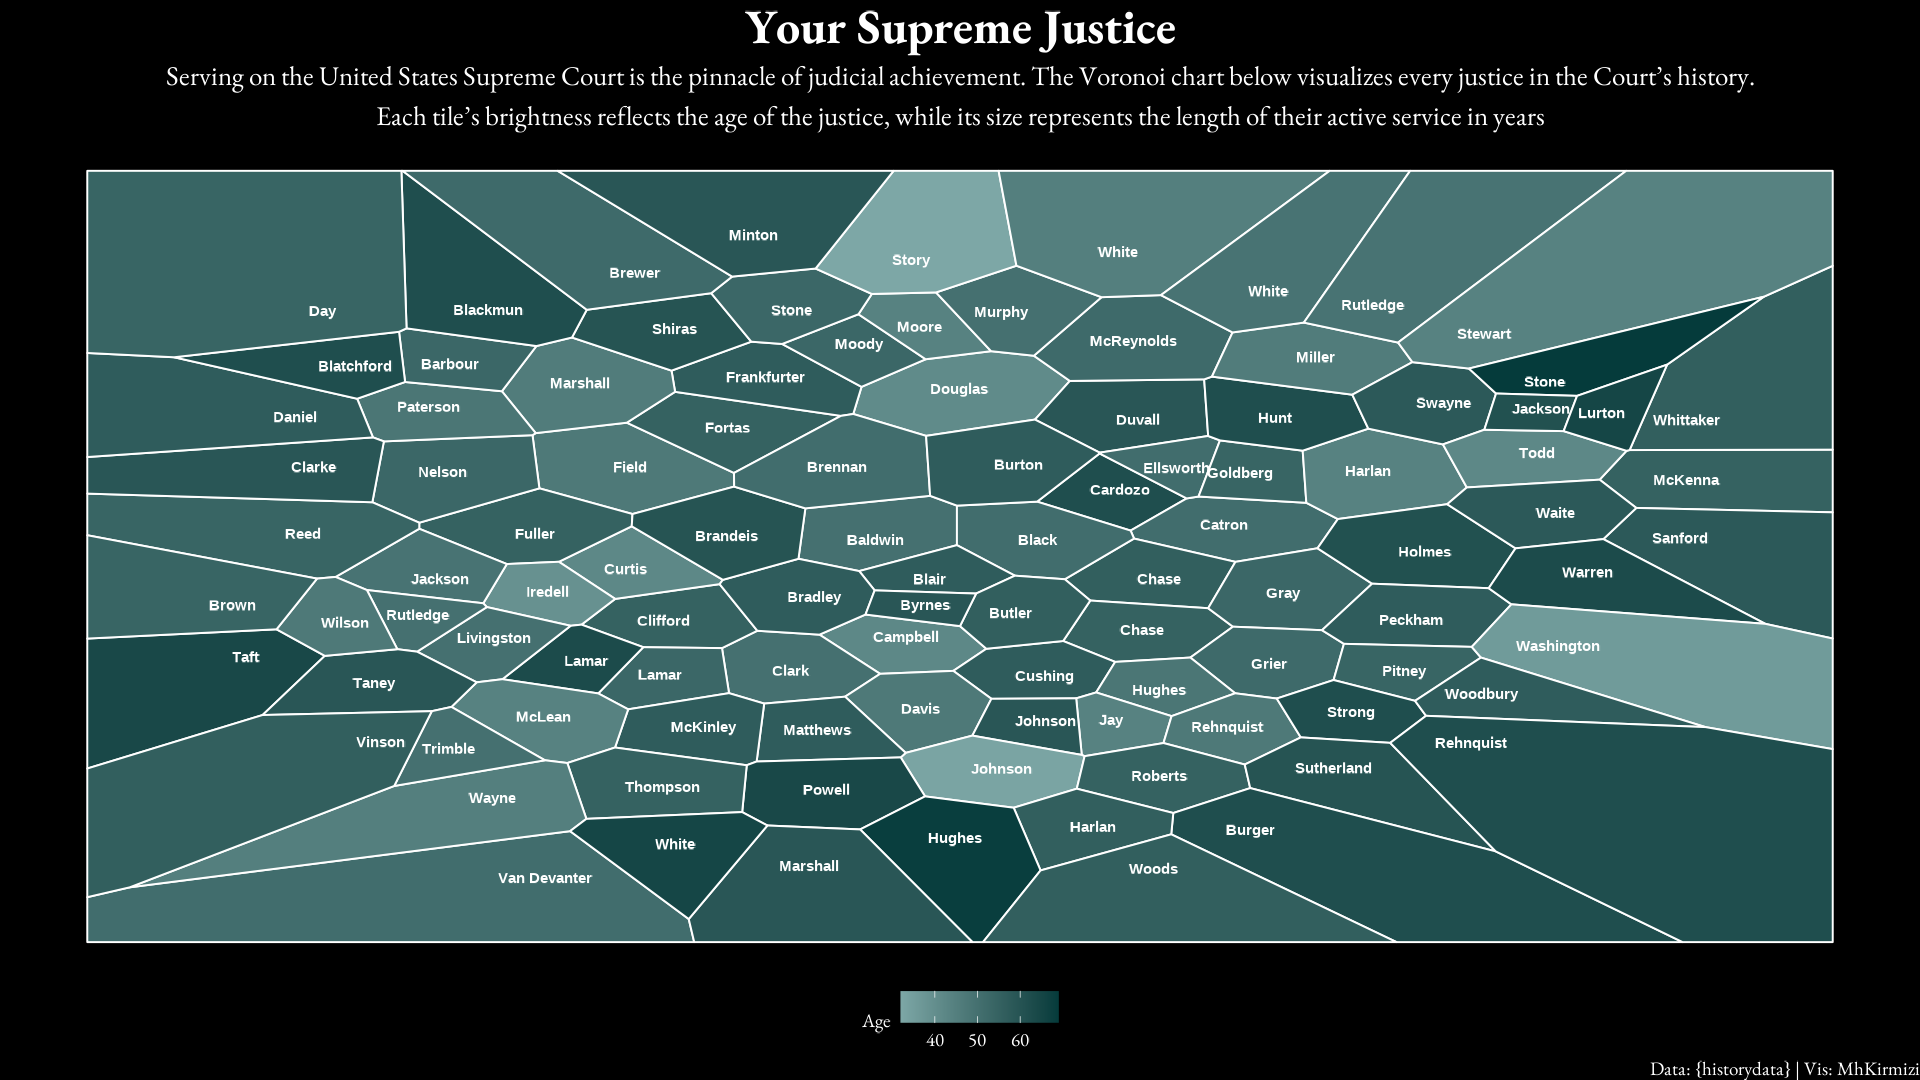

Here is the R script that generated this plot:
library(tidyverse)
library(dlookr)
library(lubridate)
library(packcircles)
library(showtext)
## Fonts
font_add_google("EB Garamond")
showtext_auto()
## Text
title <- "Your Supreme Justice"
subtitle <- "Serving on the United States Supreme Court is the pinnacle of judicial achievement. The Voronoi chart below visualizes every justice in the Court’s history. \nEach tile’s brightness reflects the age of the justice, while its size represents the length of their active service in years"
### Data Wrangling
judges_appointments <- readr::read_csv('https://raw.githubusercontent.com/rfordatascience/tidytuesday/main/data/2025/2025-06-10/judges_appointments.csv')
judges_people <- readr::read_csv('https://raw.githubusercontent.com/rfordatascience/tidytuesday/main/data/2025/2025-06-10/judges_people.csv')
diagnose(judges_people)
diagnose(judges_appointments)
df <- judges_appointments |> 
  left_join(judges_people, by = "judge_id")


df <- df |> 
  filter(court_type == "USSC") |> 
  mutate(
    commission_date = as.Date(commission_date, format = "%m/%d/%Y"),
    termination_date = as.Date(termination_date, format = "%m/%d/%Y")
  ) |> 
  mutate(year_service_start = year(commission_date), 
         year_service_end = year(termination_date), 
         age = year_service_start - birth_date,
         active_service_year = year_service_end - year_service_start) 

data_circle <- circleProgressiveLayout(df$active_service_year*2, 
                                     sizetype = "area")
df2 <- cbind(df, data_circle)

### Plotting

ggplot(df2, aes(x= x, y =y)) +
  ggforce::geom_voronoi_tile(aes(fill = age), 
                             colour = "white", size = .5)+
  geom_text(aes(label = name_last), size = 4, fontface = "bold", colour = "white") +
  scale_fill_gradient(low = "#7DA7A6", high = "#053B3B") +
  labs(x = "", 
       y = "", 
       title = title,
       subtitle = subtitle,
       caption = "Data: {historydata} | Vis: MhKirmizi",
       fill = "Age")+
  theme_void(base_family ="EB Garamond", base_size = 12 )+
  theme(
    legend.position = "bottom", 
    plot.background = element_rect(fill = "black", colour = "black"), 
    panel.background = element_rect(fill = "black", color = "black"),
    plot.title = element_text(size = 36, face = "bold", hjust = .5, color = "white"),
    plot.subtitle = element_text(size = 20, hjust = .5, color = "white"),
    plot.caption = element_text(size = 14, color = 'white'),
    legend.title = element_text(color = "white", size = 14), 
    legend.text = element_text(color = "white", size = 14),
    )
ggsave("supreme_court.png", width = 1920, height = 1080, units = "px", dpi = 132)





